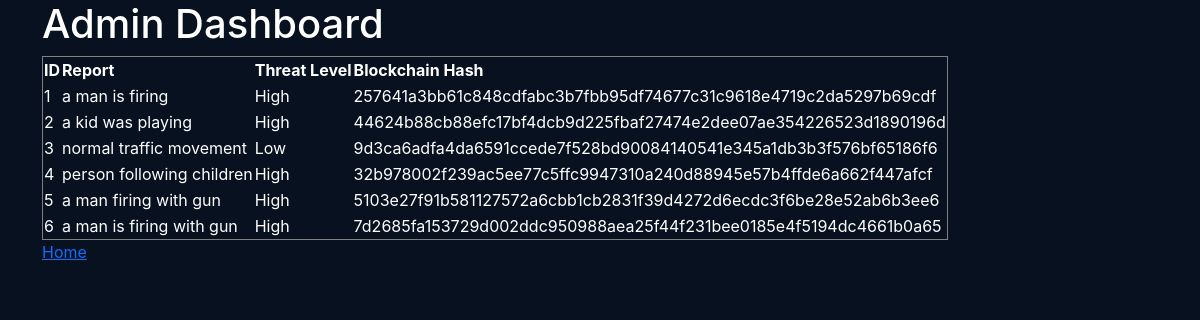
Page /dashboard on the earlier database version.
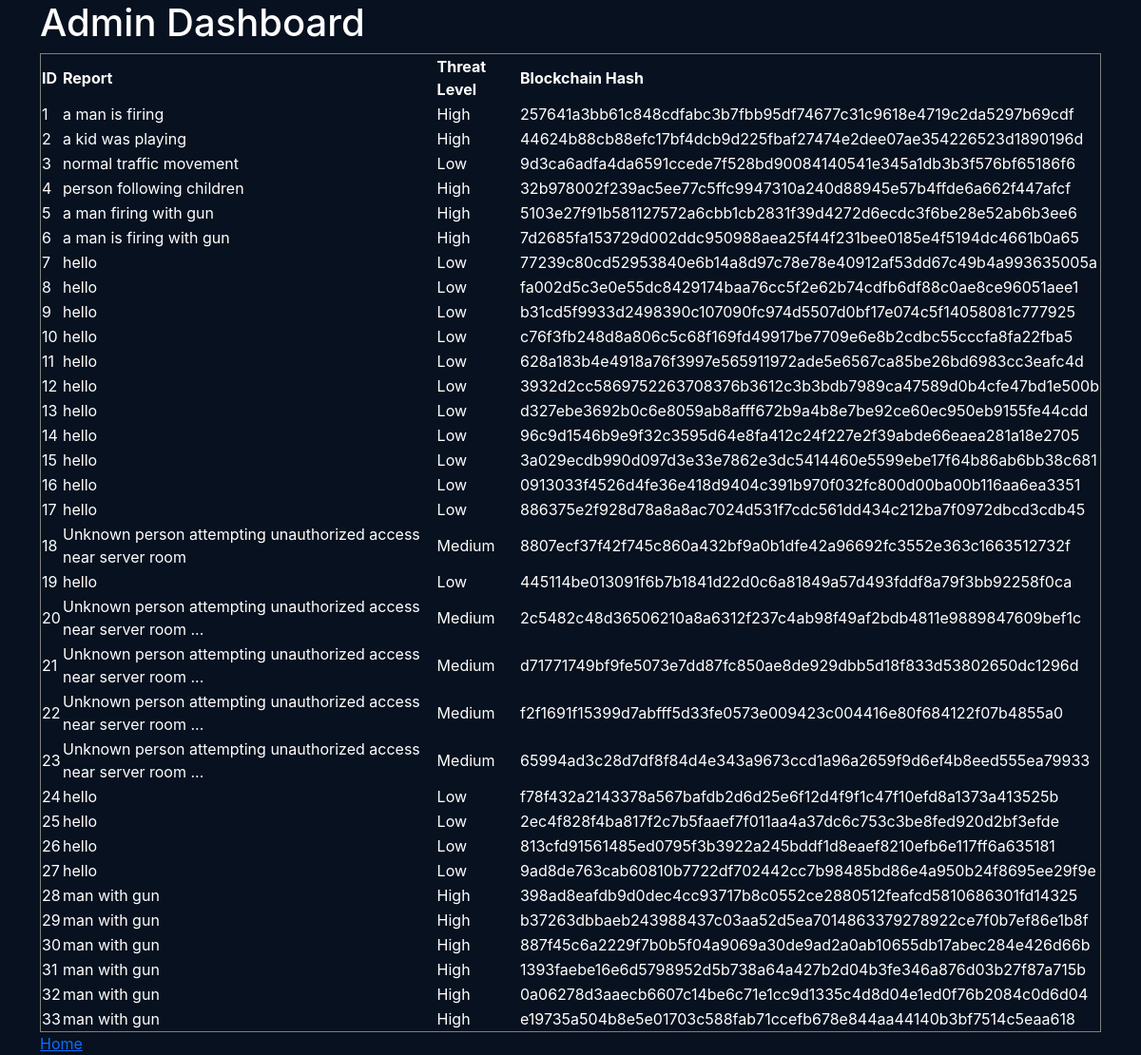
Same page on the later database version.
### tables this page shows
CREATE TABLE reports(
        id INTEGER PRIMARY KEY AUTOINCREMENT,
        report_text TEXT,
        threat_level TEXT,
        block_hash TEXT
    );

### app.py (the view)
@app.route('/dashboard')
def dashboard():
    reports = get_reports()
    return render_template(
        'dashboard.html',
        reports=reports
    )

### database.py (called while the page is built)
def get_reports():
    conn = sqlite3.connect("database.db")
    cursor = conn.cursor()
    cursor.execute("SELECT * FROM reports")
    reports = cursor.fetchall()
    conn.close()
    return reports

### templates/dashboard.html (shortened to what this page needs)
<!DOCTYPE html>
<html>
<head>
<link href="https://cdn.jsdelivr.net/npm/bootstrap@5.3.3/dist/css/bootstrap.min.css" rel="stylesheet">
    <link rel="stylesheet"
    href="{{ url_for('static', filename='style.css') }}">
</head>
<body>
<div class="container">
    <h1>Admin Dashboard</h1>
    <table border="1">
        <tr>
            <th>ID</th>
            <th>Report</th>
            <th>Threat Level</th>
            <th>Blockchain Hash</th>
        </tr>
        {% for report in reports %}
        <tr>
            <td>{{ report[0] }}</td>
            <td>{{ report[1] }}</td>
            <td>{{ report[2] }}</td>
            <td>{{ report[3] }}</td>
        </tr>
        {% endfor %}
    </table>
    <a href="/">Home</a>
</div>
</body>
</html>

### static/style.css (style rules this page uses)
body { margin:0; font-family:Inter, Arial, sans-serif; background:#07111f; color:white; }

Differences in the rows shown:
added reports: id "7", report_text "hello", threat_level "Low", block_hash "77239c80cd52953840e6b14a8d97c78e78e40912af53dd67c49b4a993635005a"
added reports: id "8", report_text "hello", threat_level "Low", block_hash "fa002d5c3e0e55dc8429174baa76cc5f2e62b74cdfb6df88c0ae8ce96051aee1"
added reports: id "9", report_text "hello", threat_level "Low", block_hash "b31cd5f9933d2498390c107090fc974d5507d0bf17e074c5f14058081c777925"
added reports: id "10", report_text "hello", threat_level "Low", block_hash "c76f3fb248d8a806c5c68f169fd49917be7709e6e8b2cdbc55cccfa8fa22fba5"
added reports: id "11", report_text "hello", threat_level "Low", block_hash "628a183b4e4918a76f3997e565911972ade5e6567ca85be26bd6983cc3eafc4d"
added reports: id "12", report_text "hello", threat_level "Low", block_hash "3932d2cc5869752263708376b3612c3b3bdb7989ca47589d0b4cfe47bd1e500b"
added reports: id "13", report_text "hello", threat_level "Low", block_hash "d327ebe3692b0c6e8059ab8afff672b9a4b8e7be92ce60ec950eb9155fe44cdd"
added reports: id "14", report_text "hello", threat_level "Low", block_hash "96c9d1546b9e9f32c3595d64e8fa412c24f227e2f39abde66eaea281a18e2705"
added reports: id "15", report_text "hello", threat_level "Low", block_hash "3a029ecdb990d097d3e33e7862e3dc5414460e5599ebe17f64b86ab6bb38c681"
added reports: id "16", report_text "hello", threat_level "Low", block_hash "0913033f4526d4fe36e418d9404c391b970f032fc800d00ba00b116aa6ea3351"
added reports: id "17", report_text "hello", threat_level "Low", block_hash "886375e2f928d78a8a8ac7024d531f7cdc561dd434c212ba7f0972dbcd3cdb45"
added reports: id "18", report_text "Unknown person attempting unauthorized access near server room", threat_level "Medium", block_hash "8807ecf37f42f745c860a432bf9a0b1dfe42a96692fc3552e363c1663512732f"
added reports: id "19", report_text "hello", threat_level "Low", block_hash "445114be013091f6b7b1841d22d0c6a81849a57d493fddf8a79f3bb92258f0ca"
added reports: id "20", report_text "Unknown person attempting unauthorized access near server room ...", threat_level "Medium", block_hash "2c5482c48d36506210a8a6312f237c4ab98f49af2bdb4811e9889847609bef1c"
added reports: id "21", report_text "Unknown person attempting unauthorized access near server room ...", threat_level "Medium", block_hash "d71771749bf9fe5073e7dd87fc850ae8de929dbb5d18f833d53802650dc1296d"
added reports: id "22", report_text "Unknown person attempting unauthorized access near server room ...", threat_level "Medium", block_hash "f2f1691f15399d7abfff5d33fe0573e009423c004416e80f684122f07b4855a0"
added reports: id "23", report_text "Unknown person attempting unauthorized access near server room ...", threat_level "Medium", block_hash "65994ad3c28d7df8f84d4e343a9673ccd1a96a2659f9d6ef4b8eed555ea79933"
added reports: id "24", report_text "hello", threat_level "Low", block_hash "f78f432a2143378a567bafdb2d6d25e6f12d4f9f1c47f10efd8a1373a413525b"
added reports: id "25", report_text "hello", threat_level "Low", block_hash "2ec4f828f4ba817f2c7b5faaef7f011aa4a37dc6c753c3be8fed920d2bf3efde"
added reports: id "26", report_text "hello", threat_level "Low", block_hash "813cfd91561485ed0795f3b3922a245bddf1d8eaef8210efb6e117ff6a635181"
added reports: id "27", report_text "hello", threat_level "Low", block_hash "9ad8de763cab60810b7722df702442cc7b98485bd86e4a950b24f8695ee29f9e"
added reports: id "28", report_text "man with gun", threat_level "High", block_hash "398ad8eafdb9d0dec4cc93717b8c0552ce2880512feafcd5810686301fd14325"
added reports: id "29", report_text "man with gun", threat_level "High", block_hash "b37263dbbaeb243988437c03aa52d5ea7014863379278922ce7f0b7ef86e1b8f"
added reports: id "30", report_text "man with gun", threat_level "High", block_hash "887f45c6a2229f7b0b5f04a9069a30de9ad2a0ab10655db17abec284e426d66b"
added reports: id "31", report_text "man with gun", threat_level "High", block_hash "1393faebe16e6d5798952d5b738a64a427b2d04b3fe346a876d03b27f87a715b"
added reports: id "32", report_text "man with gun", threat_level "High", block_hash "0a06278d3aaecb6607c14be6c71e1cc9d1335c4d8d04e1ed0f76b2084c0d6d04"
added reports: id "33", report_text "man with gun", threat_level "High", block_hash "e19735a504b8e5e01703c588fab71ccefb678e844aa44140b3bf7514c5eaa618"
